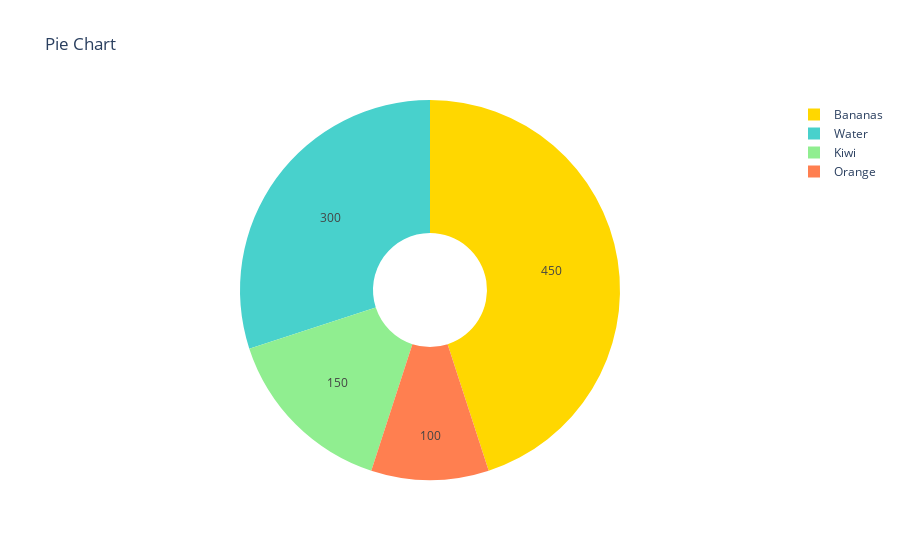

The notebook cell saved with this chart:
### Code cell
# Data for the plot
labels = ['Bananas', 'Water', 'Kiwi', 'Orange']
values = [450, 300, 150, 100]

# Create pie chart
fig = go.Figure(go.Pie(labels=labels, values=values, hole=0.3))

# Update layout (customizing title and chart size)
fig.update_layout(title='Pie Chart')

# Customizing pie chart slice colors and hover info
fig.update_traces(marker=dict(colors=['gold', 'mediumturquoise', 'lightgreen', 'coral']),
                  hoverinfo='label+percent', textinfo='value')

fig.show()

### Figure 1 — Plotly figure (JSON) as saved in the notebook; plotly's stock layout.template omitted (floating-point values rounded to 4 significant figures)
{"data": [{"hole": 0.3, "hoverinfo": "label+percent", "labels": ["Bananas", "Water", "Kiwi", "Orange"], "marker": {"colors": ["gold", "mediumturquoise", "lightgreen", "coral"]}, "textinfo": "value", "type": "pie", "values": [450, 300, 150, 100]}], "layout": {"title": {"text": "Pie Chart"}}}
